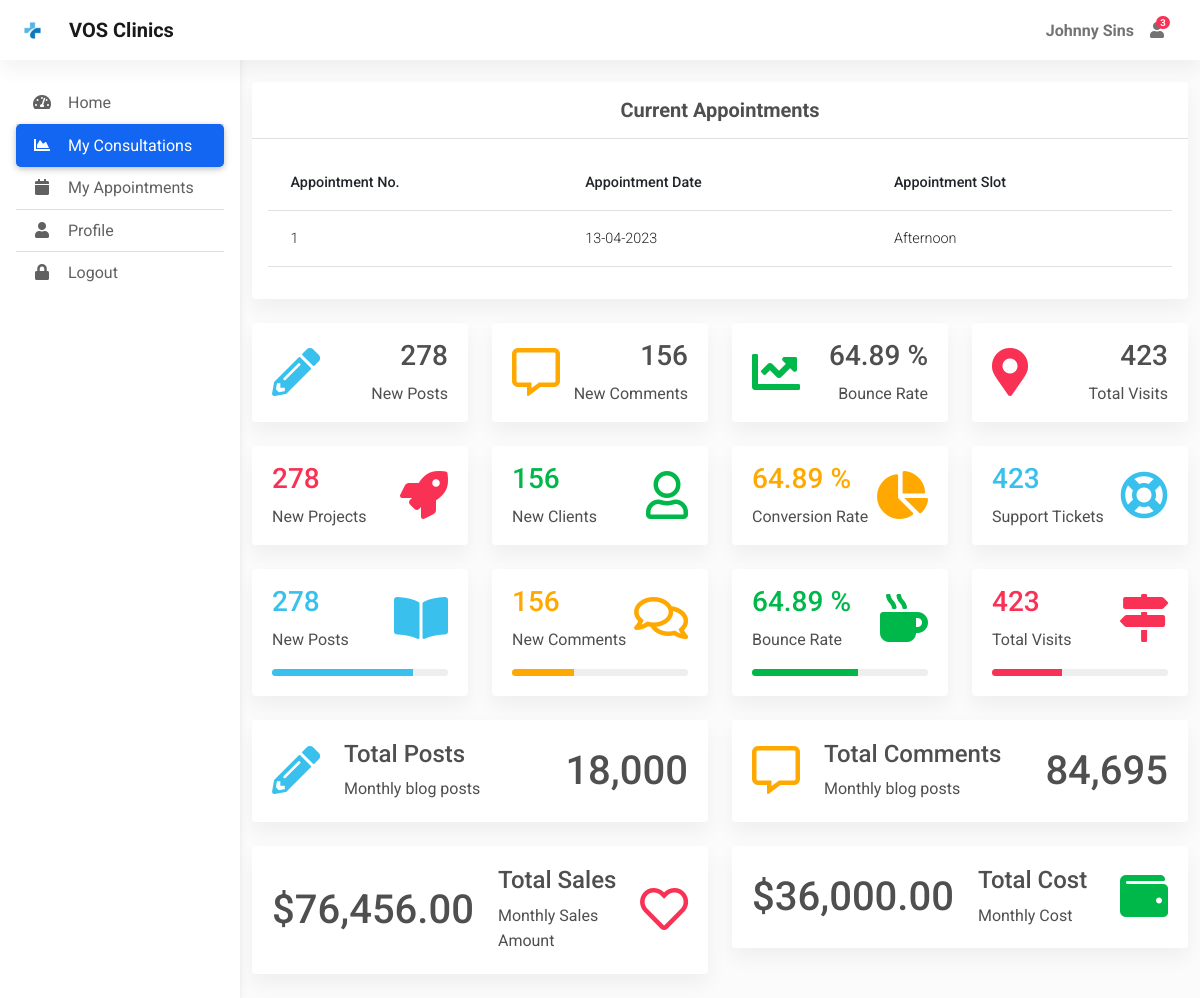
Page /home (signed in) on the earlier database version.
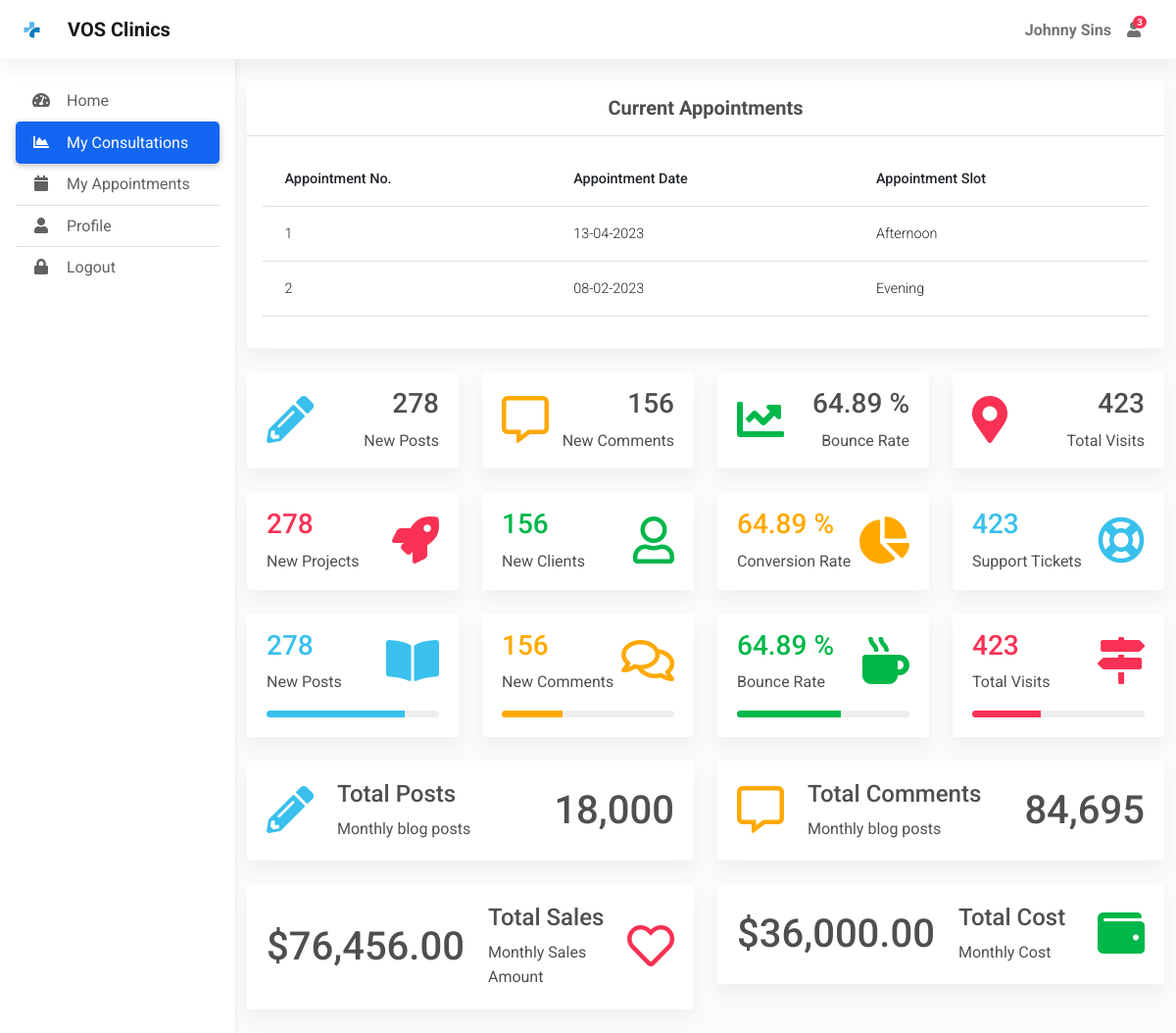
Same page on the later database version.
### app.py (models this page shows)
class Appointment(db.Model):
    id = db.Column(db.Integer, primary_key=True)
    user_id = db.Column(db.Integer, db.ForeignKey('user.id'), nullable=False)
    slot = db.Column(db.String(50), nullable=False)
    date = db.Column(db.Date, nullable=False)

### app.py (the view)
@app.route("/home", methods=['GET','POST'])
@login_required
def home():
    check_user = User.query.filter_by(id = current_user.id).first()
    if check_user.is_doctor:
        appointments = db.session.query(Appointment, User).join(User).filter(Appointment.date == date.today()).order_by(Appointment.date).all()
    else:
        appointments = Appointment.query.filter_by(user_id = current_user.id).all()
    return render_template("home.html", appointments=appointments)

### app.py (called while the page is built)
@login_manager.user_loader
def load_user(user_id):
    return User.query.get(int(user_id))

@app.context_processor
def inject_datetime():
    return dict(datetime=datetime)

### templates/home.html (shortened to what the changed rows need)
{% extends "dashboard.html" %}
{% block main %}
<div class="container pt-4">
  <section class="mb-4">
    <div class="card">
      {% if current_user.is_doctor %}
      <div class="card-body">
        <div class="table-responsive">
          <table class="table table-hover text-nowrap">
            <thead>
              <tr>
                <th scope="col">Appointment No.</th>
                <th scope="col">Patient Name</th>
                <th scope="col">Age</th>
                <th scope="col">DOB</th>
                <th scope="col">Slot</th>
              </tr>
            </thead>
            <tbody>
              {% for appointment in appointments %}
                <tr>
                  <td>{{ loop.index }}</td>
                  <td>{{ appointment.User.name }}</td>
                  <td>{{ appointment.User.dob|calculate_age }}</td>
                  <td>{{ appointment.User.dob.strftime('%d-%m-%Y') }}</td>
                  <td>{{ appointment.Appointment.slot.capitalize() }}</td>
                </tr>
              {% endfor %}
            </tbody>
          </table>
        </div>
      </div>
      {% else %}
      <div class="card-body">
        <div class="table-responsive">
          <table class="table table-hover text-nowrap">
            <thead>
              <tr>
                <th scope="col">Appointment No.</th>
                <th scope="col">Appointment Date</th>
                <th scope="col">Appointment Slot</th>
              </tr>
            </thead>
            <tbody>
              {% for appointment in appointments %}
                <tr>
                  <td>{{ loop.index }}</td>
                  <td>{{ appointment.date.strftime('%d-%m-%Y') }}</td>
                  <td>{{ appointment.slot.capitalize() }}</td>
                </tr>
              {% endfor %}
            </tbody>
          </table>
        </div>
      </div>
      {% endif %}
    </div>
  </section>
  <section>
    <div class="row">
      <div class="col-xl-6 col-md-12 mb-4">
        <div class="card">
          <div class="card-body">
            <div class="d-flex justify-content-between p-md-1">
              <div class="align-self-center">
                <h2 class="h1 mb-0">18,000</h2>
              </div>
            </div>
          </div>
        </div>
      </div>
      <div class="col-xl-6 col-md-12 mb-4">
        <div class="card">
          <div class="card-body">
            <div class="d-flex justify-content-between p-md-1">
              <div class="align-self-center">
                <h2 class="h1 mb-0">84,695</h2>
              </div>
            </div>
          </div>
        </div>
      </div>
    </div>
    <div class="row">
      <div class="col-xl-6 col-md-12 mb-4">
        <div class="card">
          <div class="card-body">
            <div class="d-flex justify-content-between p-md-1">
              <div class="d-flex flex-row">
                <div class="align-self-center">
                  <h2 class="h1 mb-0 me-4">$76,456.00</h2>
                </div>
              </div>
            </div>
          </div>
        </div>
      </div>
      <div class="col-xl-6 col-md-12 mb-4">
        <div class="card">
          <div class="card-body">
            <div class="d-flex justify-content-between p-md-1">
              <div class="d-flex flex-row">
                <div class="align-self-center">
                  <h2 class="h1 mb-0 me-4">$36,000.00</h2>
                </div>
              </div>
            </div>
          </div>
        </div>
      </div>
    </div>
  </section>
</div>
{% endblock %}

Differences in the rows shown:
added Appointment: date "08-02-2023", slot "Evening"
